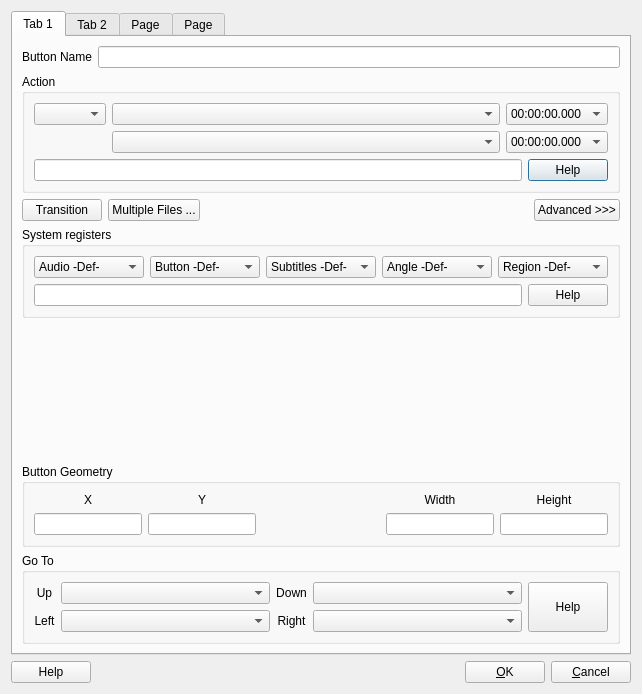
<?xml version="1.0" encoding="UTF-8"?>
<ui version="4.0">
 <class>uiDialogButton</class>
 <widget class="QDialog" name="uiDialogButton">
  <property name="geometry">
   <rect>
    <x>0</x>
    <y>0</y>
    <width>642</width>
    <height>694</height>
   </rect>
  </property>
  <property name="windowTitle">
   <string>Dialog</string>
  </property>
  <layout class="QVBoxLayout" name="verticalLayout_6">
   <item>
    <widget class="QTabWidget" name="m_pTabWidget">
     <property name="currentIndex">
      <number>0</number>
     </property>
     <widget class="QWidget" name="TabPage">
      <attribute name="title">
       <string>Tab 1</string>
      </attribute>
      <layout class="QVBoxLayout" name="verticalLayout_9">
       <item>
        <layout class="QHBoxLayout" name="horizontalLayout_5">
         <item>
          <widget class="QLabel" name="textLabel4">
           <property name="text">
            <string>Button Name</string>
           </property>
          </widget>
         </item>
         <item>
          <widget class="QLineEdit" name="m_pEditName"/>
         </item>
        </layout>
       </item>
       <item>
        <widget class="QGroupBox" name="groupBox1">
         <property name="title">
          <string>Action</string>
         </property>
         <layout class="QGridLayout" name="gridLayout_10">
          <item row="0" column="0">
           <layout class="QVBoxLayout" name="verticalLayout_8">
            <item>
             <layout class="QGridLayout" name="gridLayout">
              <item row="0" column="0">
               <widget class="QComboBox" name="m_pComboAction1"/>
              </item>
              <item row="0" column="1">
               <widget class="QComboBox" name="m_pComboSourceEntry">
                <property name="sizePolicy">
                 <sizepolicy hsizetype="MinimumExpanding" vsizetype="Fixed">
                  <horstretch>0</horstretch>
                  <verstretch>0</verstretch>
                 </sizepolicy>
                </property>
               </widget>
              </item>
              <item row="0" column="2">
               <widget class="QComboBox" name="m_pComboChapters">
                <item>
                 <property name="text">
                  <string>00:00:00.000</string>
                 </property>
                </item>
               </widget>
              </item>
              <item row="1" column="1">
               <widget class="QComboBox" name="m_pComboSourceFile">
                <property name="sizePolicy">
                 <sizepolicy hsizetype="MinimumExpanding" vsizetype="Fixed">
                  <horstretch>0</horstretch>
                  <verstretch>0</verstretch>
                 </sizepolicy>
                </property>
               </widget>
              </item>
              <item row="1" column="2">
               <widget class="QComboBox" name="m_pComboChapters2">
                <item>
                 <property name="text">
                  <string>00:00:00.000</string>
                 </property>
                </item>
               </widget>
              </item>
             </layout>
            </item>
            <item>
             <layout class="QGridLayout" name="gridLayout_2">
              <item row="0" column="2">
               <widget class="QLineEdit" name="m_pEditAction"/>
              </item>
              <item row="0" column="3">
               <widget class="QPushButton" name="m_pButtonHelpAction">
                <property name="text">
                 <string>Help</string>
                </property>
               </widget>
              </item>
             </layout>
            </item>
           </layout>
          </item>
         </layout>
        </widget>
       </item>
       <item>
        <layout class="QHBoxLayout" name="horizontalLayout_6">
         <item>
          <widget class="QPushButton" name="m_pButtonTransition">
           <property name="text">
            <string>Transition</string>
           </property>
          </widget>
         </item>
         <item>
          <widget class="QPushButton" name="m_pButtonPlayMultiple">
           <property name="text">
            <string>Multiple Files ...</string>
           </property>
          </widget>
         </item>
         <item>
          <widget class="QLabel" name="m_pLabelMultiple">
           <property name="text">
            <string/>
           </property>
          </widget>
         </item>
         <item>
          <spacer name="horizontalSpacer_11">
           <property name="orientation">
            <enum>Qt::Horizontal</enum>
           </property>
           <property name="sizeHint" stdset="0">
            <size>
             <width>40</width>
             <height>20</height>
            </size>
           </property>
          </spacer>
         </item>
         <item>
          <widget class="QPushButton" name="m_pButtonAdvanced">
           <property name="text">
            <string>Advanced &gt;&gt;&gt;</string>
           </property>
          </widget>
         </item>
        </layout>
       </item>
       <item>
        <widget class="QGroupBox" name="m_pGroupSystemRegister">
         <property name="title">
          <string>System registers</string>
         </property>
         <layout class="QGridLayout" name="gridLayout_7">
          <item row="0" column="0">
           <widget class="QComboBox" name="m_pComboAudio">
            <item>
             <property name="text">
              <string>Audio -Def-</string>
             </property>
            </item>
           </widget>
          </item>
          <item row="0" column="1">
           <widget class="QComboBox" name="m_pComboButton">
            <item>
             <property name="text">
              <string>Button -Def-</string>
             </property>
            </item>
           </widget>
          </item>
          <item row="0" column="2">
           <widget class="QComboBox" name="m_pComboSubtitles">
            <item>
             <property name="text">
              <string>Subtitles -Def-</string>
             </property>
            </item>
           </widget>
          </item>
          <item row="0" column="3">
           <widget class="QComboBox" name="m_pComboAngle">
            <item>
             <property name="text">
              <string>Angle -Def-</string>
             </property>
            </item>
           </widget>
          </item>
          <item row="0" column="4">
           <widget class="QComboBox" name="m_pComboRegion">
            <item>
             <property name="text">
              <string>Region -Def-</string>
             </property>
            </item>
           </widget>
          </item>
          <item row="1" column="0" colspan="5">
           <layout class="QHBoxLayout" name="horizontalLayout_7">
            <item>
             <widget class="QLineEdit" name="m_pEditSystem"/>
            </item>
            <item>
             <widget class="QPushButton" name="m_pButtonHelpSystem">
              <property name="text">
               <string>Help</string>
              </property>
             </widget>
            </item>
           </layout>
          </item>
         </layout>
        </widget>
       </item>
       <item>
        <spacer name="verticalSpacer_4">
         <property name="orientation">
          <enum>Qt::Vertical</enum>
         </property>
         <property name="sizeHint" stdset="0">
          <size>
           <width>20</width>
           <height>40</height>
          </size>
         </property>
        </spacer>
       </item>
       <item>
        <widget class="QGroupBox" name="m_pGroupGeometry">
         <property name="title">
          <string>Button Geometry</string>
         </property>
         <layout class="QGridLayout" name="gridLayout_8">
          <item row="0" column="0">
           <layout class="QHBoxLayout" name="horizontalLayout_8">
            <item>
             <layout class="QGridLayout" name="gridLayout_3">
              <item row="0" column="1">
               <widget class="QLabel" name="textLabel2_2">
                <property name="text">
                 <string>Y</string>
                </property>
                <property name="alignment">
                 <set>Qt::AlignCenter</set>
                </property>
               </widget>
              </item>
              <item row="0" column="0">
               <widget class="QLabel" name="textLabel2">
                <property name="layoutDirection">
                 <enum>Qt::LeftToRight</enum>
                </property>
                <property name="text">
                 <string>X</string>
                </property>
                <property name="alignment">
                 <set>Qt::AlignCenter</set>
                </property>
               </widget>
              </item>
              <item row="1" column="0">
               <widget class="QLineEdit" name="m_pEditX"/>
              </item>
              <item row="1" column="1">
               <widget class="QLineEdit" name="m_pEditY"/>
              </item>
             </layout>
            </item>
            <item>
             <spacer name="horizontalSpacer_9">
              <property name="orientation">
               <enum>Qt::Horizontal</enum>
              </property>
              <property name="sizeHint" stdset="0">
               <size>
                <width>40</width>
                <height>20</height>
               </size>
              </property>
             </spacer>
            </item>
            <item>
             <layout class="QGridLayout" name="gridLayout_4">
              <item row="0" column="0">
               <widget class="QLabel" name="textLabel2_3">
                <property name="text">
                 <string>Width</string>
                </property>
                <property name="alignment">
                 <set>Qt::AlignCenter</set>
                </property>
               </widget>
              </item>
              <item row="0" column="1">
               <widget class="QLabel" name="textLabel2_4">
                <property name="text">
                 <string>Height</string>
                </property>
                <property name="alignment">
                 <set>Qt::AlignCenter</set>
                </property>
               </widget>
              </item>
              <item row="1" column="0">
               <widget class="QLineEdit" name="m_pEditWidth"/>
              </item>
              <item row="1" column="1">
               <widget class="QLineEdit" name="m_pEditHeight"/>
              </item>
             </layout>
            </item>
           </layout>
          </item>
         </layout>
        </widget>
       </item>
       <item>
        <widget class="QGroupBox" name="m_pGroupGoto">
         <property name="title">
          <string>Go To</string>
         </property>
         <layout class="QGridLayout" name="gridLayout_9">
          <item row="0" column="0">
           <layout class="QHBoxLayout" name="horizontalLayout_9">
            <item>
             <layout class="QVBoxLayout" name="verticalLayout_2">
              <item>
               <widget class="QLabel" name="textLabel5">
                <property name="text">
                 <string>&lt;html&gt;&lt;head/&gt;&lt;body&gt;&lt;p align=&quot;center&quot;&gt;Up&lt;/p&gt;&lt;/body&gt;&lt;/html&gt;</string>
                </property>
               </widget>
              </item>
              <item>
               <widget class="QLabel" name="textLabel5_3">
                <property name="text">
                 <string>&lt;html&gt;&lt;head/&gt;&lt;body&gt;&lt;p align=&quot;center&quot;&gt;Left&lt;/p&gt;&lt;/body&gt;&lt;/html&gt;</string>
                </property>
               </widget>
              </item>
             </layout>
            </item>
            <item>
             <layout class="QVBoxLayout" name="verticalLayout_3">
              <item>
               <widget class="QComboBox" name="m_pComboUp">
                <property name="sizePolicy">
                 <sizepolicy hsizetype="MinimumExpanding" vsizetype="Fixed">
                  <horstretch>0</horstretch>
                  <verstretch>0</verstretch>
                 </sizepolicy>
                </property>
               </widget>
              </item>
              <item>
               <widget class="QComboBox" name="m_pComboLeft">
                <property name="sizePolicy">
                 <sizepolicy hsizetype="MinimumExpanding" vsizetype="Fixed">
                  <horstretch>0</horstretch>
                  <verstretch>0</verstretch>
                 </sizepolicy>
                </property>
               </widget>
              </item>
             </layout>
            </item>
            <item>
             <layout class="QVBoxLayout" name="verticalLayout_4">
              <item>
               <widget class="QLabel" name="textLabel5_2">
                <property name="maximumSize">
                 <size>
                  <width>16777215</width>
                  <height>16777215</height>
                 </size>
                </property>
                <property name="text">
                 <string>&lt;html&gt;&lt;head/&gt;&lt;body&gt;&lt;p align=&quot;center&quot;&gt;Down&lt;/p&gt;&lt;/body&gt;&lt;/html&gt;</string>
                </property>
               </widget>
              </item>
              <item>
               <widget class="QLabel" name="textLabel5_4">
                <property name="maximumSize">
                 <size>
                  <width>16777215</width>
                  <height>16777215</height>
                 </size>
                </property>
                <property name="text">
                 <string>&lt;html&gt;&lt;head/&gt;&lt;body&gt;&lt;p align=&quot;center&quot;&gt;Right&lt;/p&gt;&lt;/body&gt;&lt;/html&gt;</string>
                </property>
               </widget>
              </item>
             </layout>
            </item>
            <item>
             <layout class="QVBoxLayout" name="verticalLayout_5">
              <item>
               <widget class="QComboBox" name="m_pComboDown">
                <property name="sizePolicy">
                 <sizepolicy hsizetype="MinimumExpanding" vsizetype="Fixed">
                  <horstretch>0</horstretch>
                  <verstretch>0</verstretch>
                 </sizepolicy>
                </property>
               </widget>
              </item>
              <item>
               <widget class="QComboBox" name="m_pComboRight">
                <property name="sizePolicy">
                 <sizepolicy hsizetype="MinimumExpanding" vsizetype="Fixed">
                  <horstretch>0</horstretch>
                  <verstretch>0</verstretch>
                 </sizepolicy>
                </property>
               </widget>
              </item>
             </layout>
            </item>
            <item>
             <widget class="QPushButton" name="m_pButtonHelpGoto">
              <property name="sizePolicy">
               <sizepolicy hsizetype="Minimum" vsizetype="Minimum">
                <horstretch>0</horstretch>
                <verstretch>0</verstretch>
               </sizepolicy>
              </property>
              <property name="maximumSize">
               <size>
                <width>16777215</width>
                <height>16777215</height>
               </size>
              </property>
              <property name="text">
               <string>Help</string>
              </property>
              <property name="iconSize">
               <size>
                <width>16</width>
                <height>16</height>
               </size>
              </property>
             </widget>
            </item>
           </layout>
          </item>
         </layout>
        </widget>
       </item>
      </layout>
     </widget>
     <widget class="QWidget" name="tab">
      <attribute name="title">
       <string>Tab 2</string>
      </attribute>
      <widget class="QFrame" name="m_pFrameNormalControls">
       <property name="geometry">
        <rect>
         <x>270</x>
         <y>10</y>
         <width>73</width>
         <height>581</height>
        </rect>
       </property>
       <property name="frameShape">
        <enum>QFrame::StyledPanel</enum>
       </property>
       <property name="frameShadow">
        <enum>QFrame::Raised</enum>
       </property>
       <layout class="QVBoxLayout" name="verticalLayout_12">
        <item>
         <widget class="QCheckBox" name="m_pCheckHide">
          <property name="text">
           <string>Hide</string>
          </property>
         </widget>
        </item>
        <item>
         <spacer name="verticalSpacer_3">
          <property name="orientation">
           <enum>Qt::Vertical</enum>
          </property>
          <property name="sizeHint" stdset="0">
           <size>
            <width>20</width>
            <height>534</height>
           </size>
          </property>
         </spacer>
        </item>
       </layout>
      </widget>
     </widget>
     <widget class="QWidget" name="tab_2">
      <attribute name="title">
       <string>Page</string>
      </attribute>
      <widget class="QFrame" name="m_pFrameHighlightedControls">
       <property name="geometry">
        <rect>
         <x>250</x>
         <y>10</y>
         <width>101</width>
         <height>541</height>
        </rect>
       </property>
       <property name="frameShape">
        <enum>QFrame::StyledPanel</enum>
       </property>
       <property name="frameShadow">
        <enum>QFrame::Raised</enum>
       </property>
       <layout class="QVBoxLayout" name="verticalLayout_10">
        <item>
         <layout class="QVBoxLayout" name="verticalLayout_11">
          <item>
           <widget class="QGroupBox" name="buttonGroup1_2_2">
            <property name="sizePolicy">
             <sizepolicy hsizetype="Preferred" vsizetype="Preferred">
              <horstretch>0</horstretch>
              <verstretch>0</verstretch>
             </sizepolicy>
            </property>
            <property name="maximumSize">
             <size>
              <width>16777215</width>
              <height>16777215</height>
             </size>
            </property>
            <property name="title">
             <string>Color</string>
            </property>
            <layout class="QGridLayout" name="gridLayout_11">
             <item row="0" column="0">
              <layout class="QHBoxLayout" name="horizontalLayout_11">
               <item>
                <spacer name="horizontalSpacer_12">
                 <property name="orientation">
                  <enum>Qt::Horizontal</enum>
                 </property>
                 <property name="sizeHint" stdset="0">
                  <size>
                   <width>40</width>
                   <height>20</height>
                  </size>
                 </property>
                </spacer>
               </item>
               <item>
                <widget class="QRadioButton" name="m_pRadioHColor1">
                 <property name="text">
                  <string/>
                 </property>
                </widget>
               </item>
               <item>
                <spacer name="horizontalSpacer_13">
                 <property name="orientation">
                  <enum>Qt::Horizontal</enum>
                 </property>
                 <property name="sizeHint" stdset="0">
                  <size>
                   <width>40</width>
                   <height>20</height>
                  </size>
                 </property>
                </spacer>
               </item>
              </layout>
             </item>
             <item row="1" column="0">
              <widget class="QPushButton" name="m_pButtonHColor1">
               <property name="minimumSize">
                <size>
                 <width>50</width>
                 <height>50</height>
                </size>
               </property>
               <property name="text">
                <string/>
               </property>
              </widget>
             </item>
             <item row="2" column="0">
              <layout class="QHBoxLayout" name="horizontalLayout_12">
               <item>
                <spacer name="horizontalSpacer_14">
                 <property name="orientation">
                  <enum>Qt::Horizontal</enum>
                 </property>
                 <property name="sizeHint" stdset="0">
                  <size>
                   <width>40</width>
                   <height>20</height>
                  </size>
                 </property>
                </spacer>
               </item>
               <item>
                <widget class="QRadioButton" name="m_pRadioHColor2">
                 <property name="text">
                  <string/>
                 </property>
                </widget>
               </item>
               <item>
                <spacer name="horizontalSpacer_15">
                 <property name="orientation">
                  <enum>Qt::Horizontal</enum>
                 </property>
                 <property name="sizeHint" stdset="0">
                  <size>
                   <width>40</width>
                   <height>20</height>
                  </size>
                 </property>
                </spacer>
               </item>
              </layout>
             </item>
             <item row="3" column="0">
              <widget class="QPushButton" name="m_pButtonHColor2">
               <property name="text">
                <string/>
               </property>
              </widget>
             </item>
             <item row="4" column="0">
              <layout class="QHBoxLayout" name="horizontalLayout_13">
               <item>
                <spacer name="horizontalSpacer_16">
                 <property name="orientation">
                  <enum>Qt::Horizontal</enum>
                 </property>
                 <property name="sizeHint" stdset="0">
                  <size>
                   <width>40</width>
                   <height>20</height>
                  </size>
                 </property>
                </spacer>
               </item>
               <item>
                <widget class="QRadioButton" name="m_pRadioHColor3">
                 <property name="text">
                  <string/>
                 </property>
                </widget>
               </item>
               <item>
                <spacer name="horizontalSpacer_17">
                 <property name="orientation">
                  <enum>Qt::Horizontal</enum>
                 </property>
                 <property name="sizeHint" stdset="0">
                  <size>
                   <width>40</width>
                   <height>20</height>
                  </size>
                 </property>
                </spacer>
               </item>
              </layout>
             </item>
             <item row="5" column="0">
              <widget class="QPushButton" name="m_pButtonHColor3">
               <property name="text">
                <string/>
               </property>
              </widget>
             </item>
             <item row="6" column="0">
              <layout class="QHBoxLayout" name="horizontalLayout_14">
               <item>
                <spacer name="horizontalSpacer_18">
                 <property name="orientation">
                  <enum>Qt::Horizontal</enum>
                 </property>
                 <property name="sizeHint" stdset="0">
                  <size>
                   <width>40</width>
                   <height>20</height>
                  </size>
                 </property>
                </spacer>
               </item>
               <item>
                <widget class="QRadioButton" name="m_pRadioHColor4">
                 <property name="text">
                  <string/>
                 </property>
                </widget>
               </item>
               <item>
                <spacer name="horizontalSpacer_19">
                 <property name="orientation">
                  <enum>Qt::Horizontal</enum>
                 </property>
                 <property name="sizeHint" stdset="0">
                  <size>
                   <width>40</width>
                   <height>20</height>
                  </size>
                 </property>
                </spacer>
               </item>
              </layout>
             </item>
             <item row="7" column="0">
              <widget class="QPushButton" name="m_pButtonHColor4">
               <property name="text">
                <string/>
               </property>
              </widget>
             </item>
            </layout>
           </widget>
          </item>
          <item>
           <widget class="QGroupBox" name="m_pGroupHighlighted">
            <property name="enabled">
             <bool>true</bool>
            </property>
            <property name="sizePolicy">
             <sizepolicy hsizetype="Preferred" vsizetype="Preferred">
              <horstretch>0</horstretch>
              <verstretch>0</verstretch>
             </sizepolicy>
            </property>
            <property name="minimumSize">
             <size>
              <width>0</width>
              <height>0</height>
             </size>
            </property>
            <property name="title">
             <string>Type</string>
            </property>
            <layout class="QGridLayout" name="gridLayout_12">
             <item row="0" column="0">
              <widget class="QRadioButton" name="m_pRadioHighlightedFrame">
               <property name="text">
                <string>Frame</string>
               </property>
              </widget>
             </item>
             <item row="1" column="0">
              <widget class="QRadioButton" name="m_pRadioHighlightedMask">
               <property name="text">
                <string>Mas&amp;k</string>
               </property>
              </widget>
             </item>
            </layout>
           </widget>
          </item>
          <item>
           <spacer name="verticalSpacer_2">
            <property name="orientation">
             <enum>Qt::Vertical</enum>
            </property>
            <property name="sizeHint" stdset="0">
             <size>
              <width>20</width>
              <height>40</height>
             </size>
            </property>
           </spacer>
          </item>
         </layout>
        </item>
       </layout>
      </widget>
     </widget>
     <widget class="QWidget" name="TabPage_2">
      <attribute name="title">
       <string>Page</string>
      </attribute>
      <widget class="QFrame" name="m_pFrameSelectedControls">
       <property name="geometry">
        <rect>
         <x>240</x>
         <y>20</y>
         <width>101</width>
         <height>541</height>
        </rect>
       </property>
       <property name="frameShape">
        <enum>QFrame::StyledPanel</enum>
       </property>
       <property name="frameShadow">
        <enum>QFrame::Raised</enum>
       </property>
       <layout class="QVBoxLayout" name="verticalLayout_7">
        <item>
         <layout class="QVBoxLayout" name="verticalLayout">
          <item>
           <widget class="QGroupBox" name="buttonGroup1_2_2_2">
            <property name="sizePolicy">
             <sizepolicy hsizetype="Preferred" vsizetype="Preferred">
              <horstretch>0</horstretch>
              <verstretch>0</verstretch>
             </sizepolicy>
            </property>
            <property name="maximumSize">
             <size>
              <width>16777215</width>
              <height>16777215</height>
             </size>
            </property>
            <property name="title">
             <string>Color</string>
            </property>
            <layout class="QGridLayout" name="gridLayout_6">
             <item row="0" column="0">
              <layout class="QHBoxLayout" name="horizontalLayout">
               <item>
                <spacer name="horizontalSpacer">
                 <property name="orientation">
                  <enum>Qt::Horizontal</enum>
                 </property>
                 <property name="sizeHint" stdset="0">
                  <size>
                   <width>40</width>
                   <height>20</height>
                  </size>
                 </property>
                </spacer>
               </item>
               <item>
                <widget class="QRadioButton" name="m_pRadioSColor1">
                 <property name="text">
                  <string/>
                 </property>
                </widget>
               </item>
               <item>
                <spacer name="horizontalSpacer_2">
                 <property name="orientation">
                  <enum>Qt::Horizontal</enum>
                 </property>
                 <property name="sizeHint" stdset="0">
                  <size>
                   <width>40</width>
                   <height>20</height>
                  </size>
                 </property>
                </spacer>
               </item>
              </layout>
             </item>
             <item row="1" column="0">
              <widget class="QPushButton" name="m_pButtonSColor1">
               <property name="minimumSize">
                <size>
                 <width>50</width>
                 <height>50</height>
                </size>
               </property>
               <property name="text">
                <string/>
               </property>
              </widget>
             </item>
             <item row="2" column="0">
              <layout class="QHBoxLayout" name="horizontalLayout_2">
               <item>
                <spacer name="horizontalSpacer_3">
                 <property name="orientation">
                  <enum>Qt::Horizontal</enum>
                 </property>
                 <property name="sizeHint" stdset="0">
                  <size>
                   <width>40</width>
                   <height>20</height>
                  </size>
                 </property>
                </spacer>
               </item>
               <item>
                <widget class="QRadioButton" name="m_pRadioSColor2">
                 <property name="text">
                  <string/>
                 </property>
                </widget>
               </item>
               <item>
                <spacer name="horizontalSpacer_4">
                 <property name="orientation">
                  <enum>Qt::Horizontal</enum>
                 </property>
                 <property name="sizeHint" stdset="0">
                  <size>
                   <width>40</width>
                   <height>20</height>
                  </size>
                 </property>
                </spacer>
               </item>
              </layout>
             </item>
             <item row="3" column="0">
              <widget class="QPushButton" name="m_pButtonSColor2">
               <property name="text">
                <string/>
               </property>
              </widget>
             </item>
             <item row="4" column="0">
              <layout class="QHBoxLayout" name="horizontalLayout_3">
               <item>
                <spacer name="horizontalSpacer_5">
                 <property name="orientation">
                  <enum>Qt::Horizontal</enum>
                 </property>
                 <property name="sizeHint" stdset="0">
                  <size>
                   <width>40</width>
                   <height>20</height>
                  </size>
                 </property>
                </spacer>
               </item>
               <item>
                <widget class="QRadioButton" name="m_pRadioSColor3">
                 <property name="text">
                  <string/>
                 </property>
                </widget>
               </item>
               <item>
                <spacer name="horizontalSpacer_6">
                 <property name="orientation">
                  <enum>Qt::Horizontal</enum>
                 </property>
                 <property name="sizeHint" stdset="0">
                  <size>
                   <width>40</width>
                   <height>20</height>
                  </size>
                 </property>
                </spacer>
               </item>
              </layout>
             </item>
             <item row="5" column="0">
              <widget class="QPushButton" name="m_pButtonSColor3">
               <property name="text">
                <string/>
               </property>
              </widget>
             </item>
             <item row="6" column="0">
              <layout class="QHBoxLayout" name="horizontalLayout_4">
               <item>
                <spacer name="horizontalSpacer_7">
                 <property name="orientation">
                  <enum>Qt::Horizontal</enum>
                 </property>
                 <property name="sizeHint" stdset="0">
                  <size>
                   <width>40</width>
                   <height>20</height>
                  </size>
                 </property>
                </spacer>
               </item>
               <item>
                <widget class="QRadioButton" name="m_pRadioSColor4">
                 <property name="text">
                  <string/>
                 </property>
                </widget>
               </item>
               <item>
                <spacer name="horizontalSpacer_8">
                 <property name="orientation">
                  <enum>Qt::Horizontal</enum>
                 </property>
                 <property name="sizeHint" stdset="0">
                  <size>
                   <width>40</width>
                   <height>20</height>
                  </size>
                 </property>
                </spacer>
               </item>
              </layout>
             </item>
             <item row="7" column="0">
              <widget class="QPushButton" name="m_pButtonSColor4">
               <property name="text">
                <string/>
               </property>
              </widget>
             </item>
            </layout>
           </widget>
          </item>
          <item>
           <widget class="QGroupBox" name="m_pGroupSelected">
            <property name="enabled">
             <bool>true</bool>
            </property>
            <property name="sizePolicy">
             <sizepolicy hsizetype="Preferred" vsizetype="Preferred">
              <horstretch>0</horstretch>
              <verstretch>0</verstretch>
             </sizepolicy>
            </property>
            <property name="minimumSize">
             <size>
              <width>0</width>
              <height>0</height>
             </size>
            </property>
            <property name="title">
             <string>Type</string>
            </property>
            <layout class="QGridLayout" name="gridLayout_5">
             <item row="0" column="0">
              <widget class="QRadioButton" name="m_pRadioSelectedFrame">
               <property name="text">
                <string>Frame</string>
               </property>
              </widget>
             </item>
             <item row="1" column="0">
              <widget class="QRadioButton" name="m_pRadioSelectedMask">
               <property name="text">
                <string>Mas&amp;k</string>
               </property>
              </widget>
             </item>
            </layout>
           </widget>
          </item>
          <item>
           <spacer name="verticalSpacer">
            <property name="orientation">
             <enum>Qt::Vertical</enum>
            </property>
            <property name="sizeHint" stdset="0">
             <size>
              <width>20</width>
              <height>40</height>
             </size>
            </property>
           </spacer>
          </item>
         </layout>
        </item>
       </layout>
      </widget>
     </widget>
    </widget>
   </item>
   <item>
    <layout class="QHBoxLayout" name="horizontalLayout_10">
     <item>
      <widget class="QPushButton" name="m_pButtonHelp">
       <property name="text">
        <string>Help</string>
       </property>
      </widget>
     </item>
     <item>
      <spacer name="horizontalSpacer_10">
       <property name="orientation">
        <enum>Qt::Horizontal</enum>
       </property>
       <property name="sizeHint" stdset="0">
        <size>
         <width>40</width>
         <height>20</height>
        </size>
       </property>
      </spacer>
     </item>
     <item>
      <widget class="QPushButton" name="m_pButtonOkay">
       <property name="text">
        <string>&amp;OK</string>
       </property>
      </widget>
     </item>
     <item>
      <widget class="QPushButton" name="m_pButtonCancel">
       <property name="text">
        <string>&amp;Cancel</string>
       </property>
      </widget>
     </item>
    </layout>
   </item>
  </layout>
 </widget>
 <resources/>
 <connections/>
</ui>
